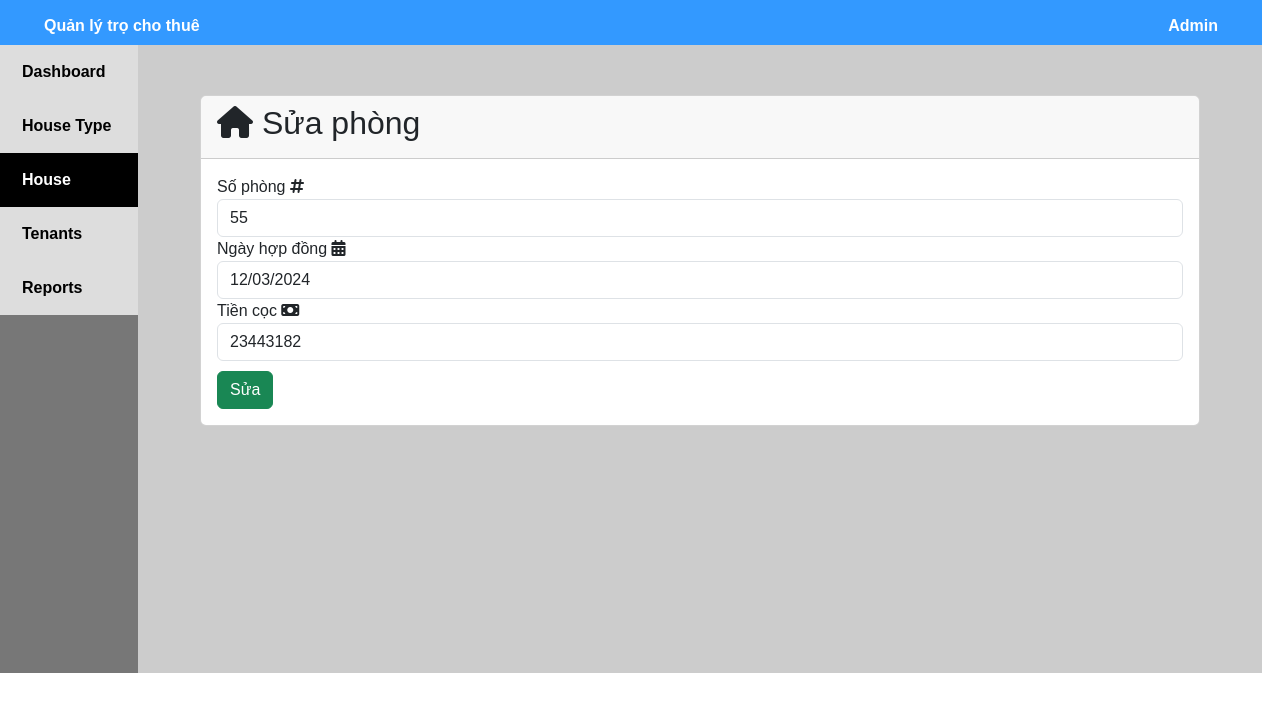
/house.php?page_layout=sua&id=7 (signed in), run on the app's committed database.
### tables this page shows
CREATE TABLE `house` (
  `id` int(5) NOT NULL,
  `r_number` int(2) NOT NULL,
  `d_contract` varchar(20) NOT NULL,
  `deposits` int(11) NOT NULL
);

### nhatro/sua.php (the view, shortened to what this page needs)
<?php
    $id = $_GET['id'];
    $sql_up = "SELECT * FROM house where id = $id";
    $query_up = mysqli_query($connect, $sql_up);
    $row_up = mysqli_fetch_assoc($query_up);
?>
<div id="header">
        <div class="header_1">
            <div class="header_left">
                Quản lý trọ cho thuê
            </div>
            <div class="header_right">
                <p>Admin</p>
            </div>
        </div>
    </div>
    <div class="main">
        <div class="main_left">
            <a href="index.php">Dashboard</a>
            <a href="room.php">House Type</a>
            <a class="content1" href="house.php">House</a>
            <a href="renter.php">Tenants</a>
            <a href="baocao.php">Reports</a>
        </div>
        <div class="main_right">
            <div class="container-fluid">
                <div class="card">
                    <div class="card-header">
                        <h2><i class="fa-solid fa-house"></i> Sửa phòng</h2>
                    </div>
                    <div class="card-body">
                        <form method="post" enctype="multipart/form-data">
                            <div class="form-group">
                                <label for="">Số phòng <i class="fa-solid fa-hashtag"></i></label>
                                <input type="text" name="r_number" class="form-control" required value="<?php echo $row_up['r_number']; ?>">
                            </div>
                            <div class="form-group">
                                <label for="">Ngày hợp đồng <i class="fa-solid fa-calendar-days"></i></label>
                                <input type="text" name="d_contract" class="form-control" required value="<?php echo $row_up['d_contract']; ?>">
                            </div>
                            <div class="form-group">
                                <label for="">Tiền cọc <i class="fa-solid fa-money-bill"></i></label>
                                <input type="number" name="deposits" class="form-control" required value="<?php echo $row_up['deposits']; ?>">
                            </div>
                            <button name="sbm" class="btn btn-success" type="submit">Sửa</button>
                        </form>
                    </div>
                </div>
            </div>
        </div>
    </div>

### style.css (style rules this page uses)
* { margin: 0; padding: 0; box-sizing: border-box; font-family: Arial, Helvetica, sans-serif; }
#header { background-color: #3399FF; width: 100%; height: 45px; }
.header_1 { display: flex; }
.header_left { font-size: 16px; font-weight: bold; color: white; padding: 14px 0 14px 44px; position: relative; }
.header_right { position: absolute; right: 0; padding: 14px 44px 14px 0px; font-size: 16px; font-weight: bold; color: white; }
.main { display: flex; background-color: #CCCCCC; }
.main_left { width: 18%; background-color: #777777; height: 628px; position: relative; }
.main_left a { display: block; text-decoration: none; padding: 15px 22px; background-color: #DDDDDD; color: black; font-weight: bold; }
.main_left .content1 { background-color: black; color: white; }
a { text-decoration: none; color: black; font-weight: bold; }
.main_right { display: flex; }
.card { width: 1000px; margin: 50px; }
.btn-success { margin-top: 10px; }

### data on the page
house: r_number "55", d_contract "12/03/2024", deposits "23443182"
